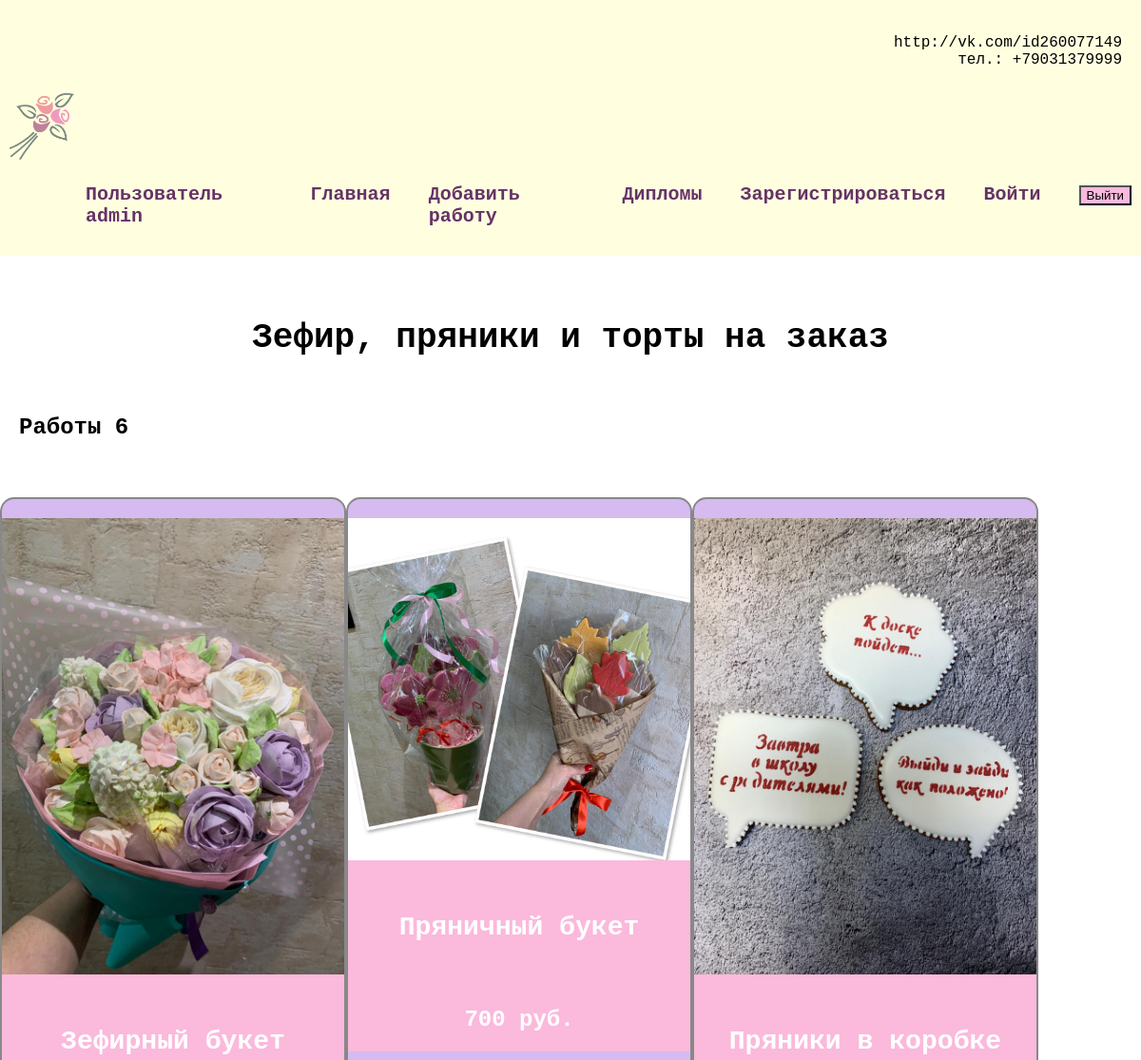
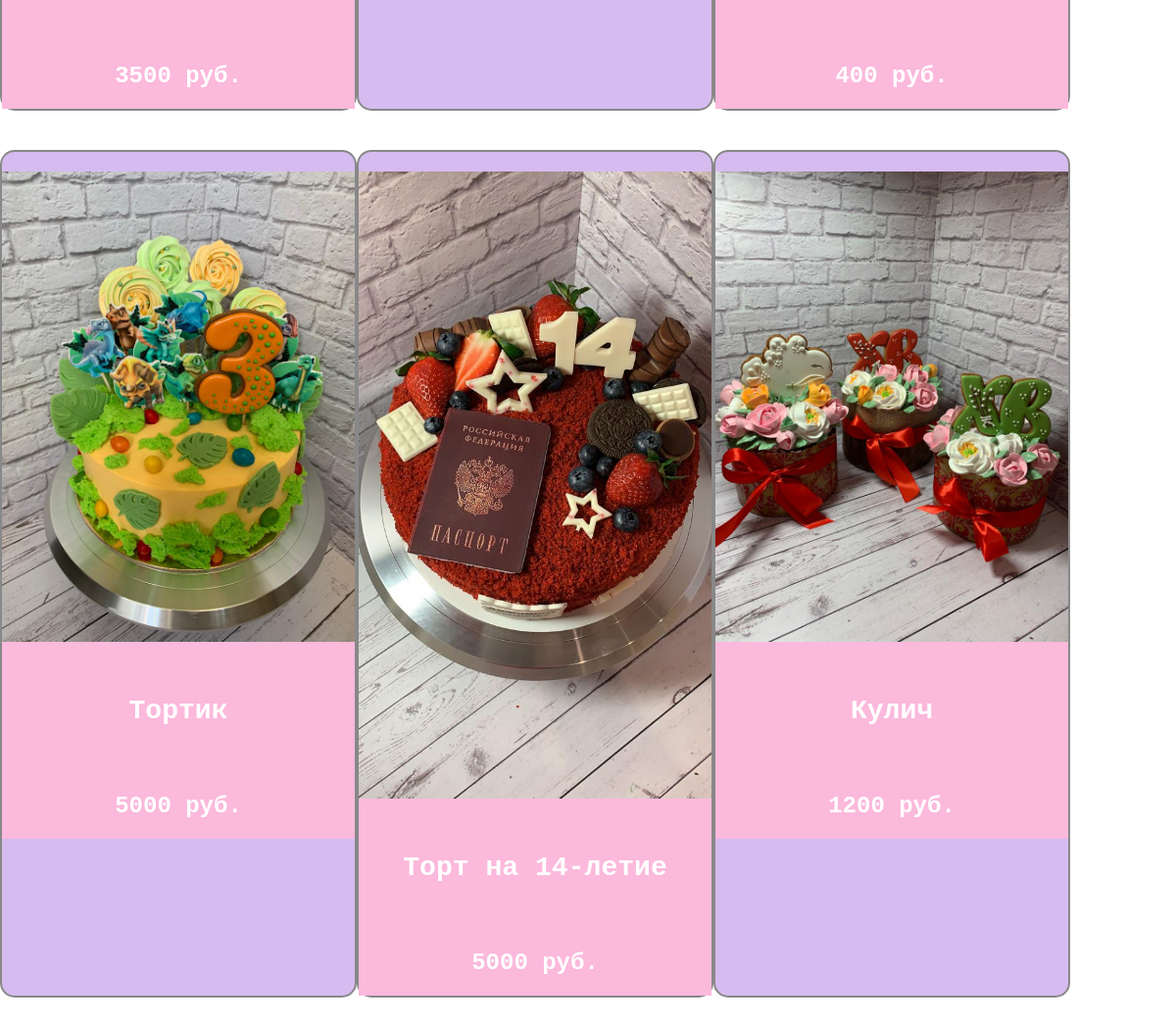
The app's page / (signed in) with its own data (2 pictures, top to bottom).
### sweets/models.py (models this page shows, shortened)
class Catalog(models.Model):
    title = models.CharField(max_length=100)
    picture = models.ImageField(upload_to='media/images/')
    description = models.TextField()
    price = models.IntegerField(null=False)
    date_completed = models.DateTimeField(null=True, blank=True)
    favourite = models.BooleanField(default=False)
    user = models.ForeignKey(User, on_delete=models.CASCADE)

### sweets/views.py (the view)
# urls.py: 2. Add a URL to urlpatterns:  path('', views.home, name='home')
def home(request):
    works = Catalog.objects.all()
    return render(request, 'userpage/home.html', {"works": works})

### sweets/templates/userpage/home.html
{% extends 'userpage/base.html' %}
{% load static %}
{% block content %}
<h1>Зефир, пряники и торты на заказ</h1>
<h2 class="count">Работы {{ works.count }}</h2>
<div class="block">
    {% for work in works %}
    <div class="element">
        <h2 class="top">
            <img src="{{ work.picture }}" alt="{{ work.title }}">
            <a href="{% url 'work' work.id %}"><h3>{{ work.title }}</h3></a>
            <a href="{% url 'work' work.id %}">{{ work.price }} руб.</a>
        </h2>
    </div>
    {% endfor %}
</div>
{% endblock %}

### sweets/templates/userpage/base.html (shortened to what this page needs)
<!DOCTYPE html>
{% load static %}
<html lang="en">
<head>
    <link rel="stylesheet" href="{% static 'css/style.css' %}">
</head>
<body>
{% if user.is_authenticated %}
<div class="menu">
    <div class="contacts">
    <p>
        http://vk.com/id260077149 <br>
        тел.: +79031379999</p>
</div>
    <div class="wrap">
        <div class="logo">
            <a href="{% url 'home' %}">
                <img src="{% static 'styles/logo.png' %}" height="70px" alt="logo">
            </a>
        </div>
        <ul>
            <li class="logo"><a href="">Пользователь {{ user.username }}</a></li>
            <li><a href="{% url 'home' %}">Главная</a></li>
            <li><a href="{% url 'add_work' %}">Добавить работу</a></li>
            <li><a href="{% static 'styles/diploma.jpg' %}" target="_blank">Дипломы</a></li>
            <li><a href="{% url 'signupuser' %}">Зарегистрироваться</a></li>
            <li><a href="{% url 'loginuser' %}">Войти</a></li>
            <li>
                <form action="{% url 'logoutuser' %}" method="post">
                    <button class="top">Выйти</button>
                </form>
            </li>
        </ul>
    </div>
</div>
{% endif %}
<div class="content">
    <div class="wrap">
        {% block content %}
        {% endblock %}
    </div>
</div>
</body>
</html>

### sweets/static/css/style.css (style rules this page uses)
body { font-family: 'Courier New', Courier, monospace, Verdana, Tahoma, sans-serif, sans-serif; padding: 0; margin: 0 auto; background-color: #FFF; }
.wrap { max-width: 1200px; background-color: rgb(251, 185, 220) padding: 20px; box-sizing: border-box; }
.contacts { max-width: 1200px; margin: 0 auto; padding: 10px; box-sizing: border-box; text-align: right; }
.block { display: flex; flex-wrap: wrap; margin-bottom: 60px; }
.element { background-color: #d6bbf0;; flex-basis: 360px; border: 2px solid #888888; margin: 20px 0; text-align: center; padding-top: 20px; justify-content: space-around; border-radius: 15px; }
.block img { max-width: 360px; }
.content h1 { text-align: center; margin: 60px 0 40px; font-size: 36px; }
.top { background: rgb(251, 185, 220); margin: 0; }
.top a { color: #FFF; text-decoration: none; padding: 20px; display: block; }
.blog_text, .count { padding: 20px; box-sizing: border-box; }
.menu { background: lightyellow; padding: 10px; border-bottom: 6px solid #FFF; }
.menu .wrap { display: flex; flex-wrap: wrap; justify-content: space-between; align-items: center; }
.menu ul { display: flex; list-style: none; font-size: 20px; }
.menu li { margin-left: 40px; }
.menu a { color: #663366; font-weight: bold; text-decoration: none; }

### records on screen
Catalog: picture (picture), title "Зефирный букет", price "3500"
Catalog: picture (picture), title "Пряничный букет", price "700"
Catalog: picture (picture), title "Пряники в коробке", price "400"
Catalog: picture (picture), title "Тортик", price "5000"
Catalog: picture (picture), title "Торт на 14-летие", price "5000"
Catalog: picture (picture), title "Кулич", price "1200"

### other values on screen
{{ user.username }} "admin"
{{ works.count }} "6"
